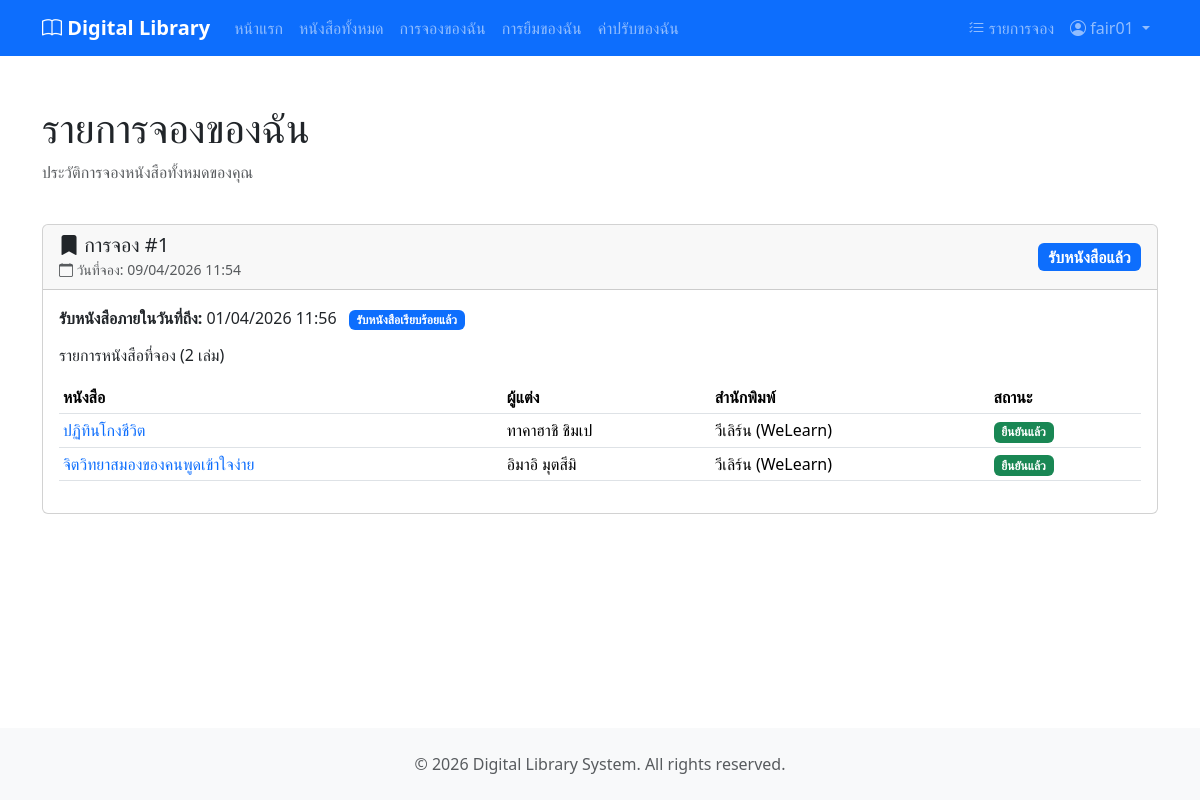
The page /my-holds/ (signed in) on the database as committed earlier.
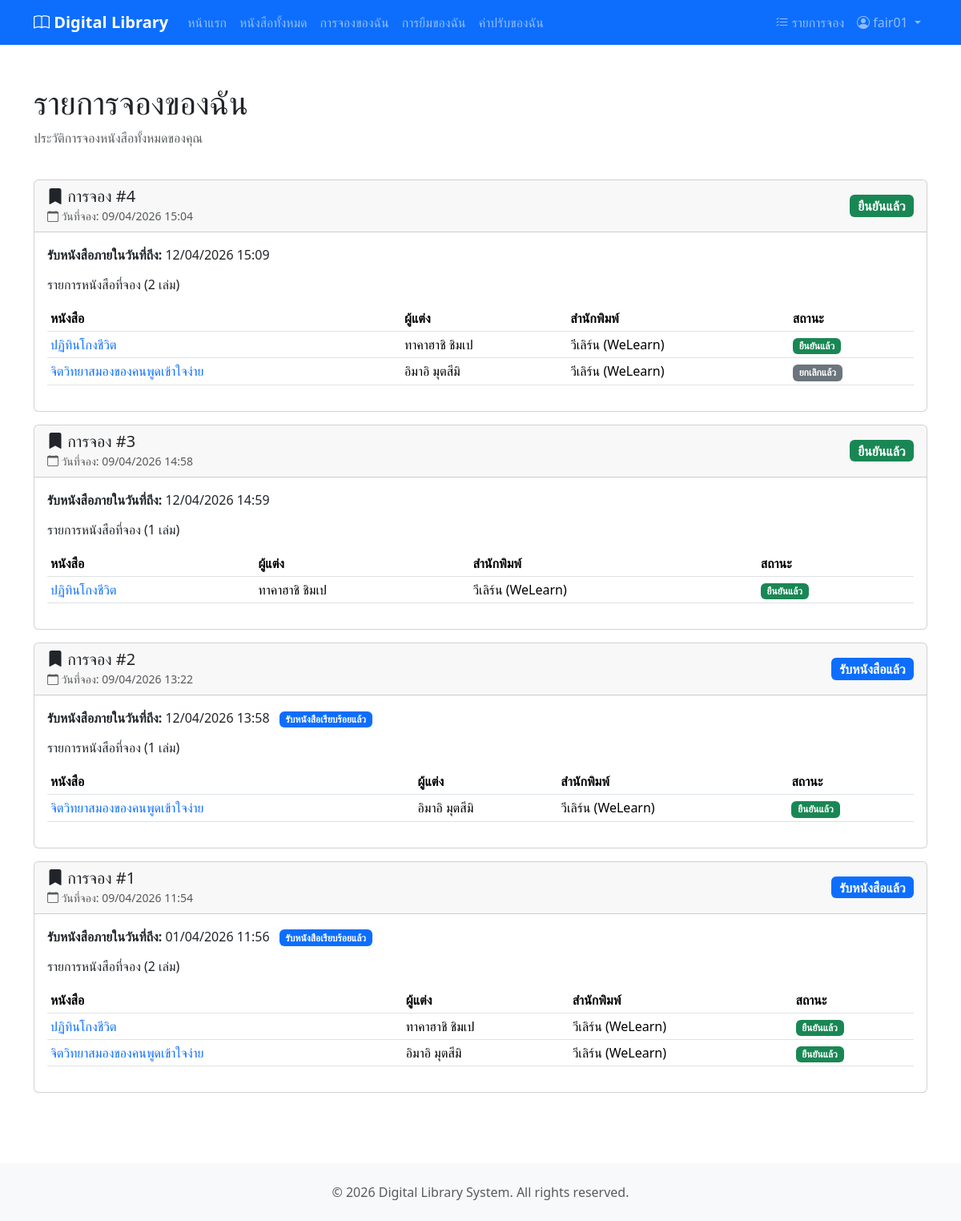
The same page on the database as committed later.
### users/models.py (models this page shows, shortened)
class User(AbstractUser):
    phone_number = models.CharField(max_length=10, null=False, blank=False)
    citizen_id = models.CharField(
    max_length=13,
    unique=True,
    null=False,
    blank=False,
    validators=[
        RegexValidator(
            regex=r'^\d{13}$',
            message='Citizen ID must be exactly 13 digits'
        )
    ])

### holds/models.py (models this page shows, shortened)
class Hold(models.Model):
    STATUS_CHOICES = [
        ('pending', 'รอการยืนยัน'),
        ('confirmed', 'ยืนยันแล้ว'),
        ('completed', 'เสร็จสิ้น'),
        ('expired', 'หมดอายุ'),
        ('cancelled', 'ยกเลิก'),
    ]
    id = models.AutoField(primary_key=True)
    user = models.ForeignKey(settings.AUTH_USER_MODEL, on_delete=models.CASCADE, related_name='holds')
    status = models.CharField(max_length=20, choices=STATUS_CHOICES, default='pending')
    expires_at = models.DateTimeField(null=True, blank=True, help_text='Expiry time for confirmed hold - user must pick up books before this time')
    created_at = models.DateTimeField(auto_now_add=True)
    if TYPE_CHECKING:
        hold_items: Manager[HoldItem]
    class Meta:
        db_table = 'holds'
        verbose_name = 'Hold'
        verbose_name_plural = 'Holds'
        ordering = ['-created_at']
    @property
    def is_expired(self):
        if not self.expires_at:
            return False
        return timezone.now() > self.expires_at
    @property
    def can_be_cancelled_by_user(self):
        return self.status == 'pending'

class HoldItem(models.Model):
    STATUS_CHOICES = [
        ('pending', 'รอการยืนยัน'),
        ('confirmed', 'ยืนยันแล้ว'),
        ('cancelled', 'ยกเลิก'),
    ]
    id = models.AutoField(primary_key=True)
    book = models.ForeignKey(Book, on_delete=models.CASCADE, related_name='hold_items')
    hold = models.ForeignKey(Hold, on_delete=models.CASCADE, related_name='hold_items')
    status = models.CharField(max_length=20, choices=STATUS_CHOICES, default='pending')
    created_at = models.DateTimeField(auto_now_add=True)
    class Meta:
        db_table = 'hold_items'
        verbose_name = 'Hold Item'
        verbose_name_plural = 'Hold Items'
        ordering = ['-created_at']

### books/models.py (models this page shows, shortened)
class Book(models.Model):
    id = models.AutoField(primary_key=True)
    title = models.CharField(max_length=255)
    isbn = models.CharField(
        max_length=13,
        unique=True,
        null=False,
        blank=False,
    )
    description = models.TextField(null=True, blank=True)
    image_url = models.ImageField(
        upload_to="books/covers/",
        max_length=255,
        null=True,
        blank=True,
    )
    total_quantity = models.IntegerField(default=0)
    available_quantity = models.IntegerField(default=0)
    publish_year = models.IntegerField(null=True, blank=True)
    publisher = models.ForeignKey(
        Publisher,
        on_delete=models.SET_NULL,
        null=True,
        blank=True,
        related_name='books',
    )
    authors = models.ManyToManyField(
        Author,
        through="BookAuthor",
        related_name="books",
    )
    categories = models.ManyToManyField(
        Category,
        through="BookCategory",
        related_name="books",
    )
    created_at = models.DateTimeField(auto_now_add=True)
    if TYPE_CHECKING:
        hold_items: Manager[HoldItem]
        hold_items: Manager[HoldItem]
        loan_items: Manager[LoanItem]
    class Meta:
        db_table = "books"
        verbose_name = "Book"
        verbose_name_plural = "Books"
        constraints = [
            models.CheckConstraint(
                check=Q(total_quantity__gte=0),
                name="check_books_total_quantity_gte_0",
            ),
            models.CheckConstraint(
                check=Q(available_quantity__gte=0),
                name="check_books_available_quantity_gte_0",
            ),
            models.CheckConstraint(
                check=Q(publish_year__isnull=True) | Q(publish_year__gte=0),
                name="check_books_publish_year_gte_0_or_null",
            ),
        ]

class Author(models.Model):
    id = models.AutoField(primary_key=True)
    name = models.CharField(max_length=255)
    created_at = models.DateTimeField(auto_now_add=True)
    if TYPE_CHECKING:
        books: Manager["Book"]
    class Meta:
        db_table = "authors"
        verbose_name = "Author"
        verbose_name_plural = "Authors"

class Publisher(models.Model):
    id = models.AutoField(primary_key=True)
    name = models.CharField(max_length=255, unique=True)
    created_at = models.DateTimeField(auto_now_add=True)
    if TYPE_CHECKING:
        books: Manager["Book"]
    class Meta:
        db_table = "publishers"
        verbose_name = "Publisher"
        verbose_name_plural = "Publishers"

### holds/views.py (the view)
# urls.py: path('my-holds/', views.my_holds_view, name='my_holds'),
@login_required
def my_holds_view(request):
    holds = Hold.objects.filter(
        user=request.user
    ).prefetch_related(
        'hold_items__book__authors',
        'hold_items__book__publisher'
    ).order_by('-created_at')
    context = {
        'holds': holds,
    }
    return render(request, 'holds/list.html', context)

### books/cart.py (called while the page is built)
    def count(self):
        return len(self.cart)

### books/context_processors.py (called while the page is built)
def cart_context(request):
    cart = Cart(request)
    return {
        'cart_count': cart.count()
    }

### templates/holds/list.html (shortened to what this page needs)
{% extends "base.html" %}
{% block content %}
    <div class="container mt-4">
        <div class="row mb-4">
            <div class="col">
                <h1>รายการจองของฉัน</h1>
                <p class="text-muted">ประวัติการจองหนังสือทั้งหมดของคุณ</p>
            </div>
        </div>
        {% if holds %}
            <div class="row">
                <div class="col">
                    {% for hold in holds %}
                        <div class="card mb-3">
                            <div class="card-header d-flex justify-content-between align-items-center">
                                <div>
                                    <h5 class="mb-0">
                                        <i class="bi bi-bookmark-fill"></i>
                                        การจอง #{{ hold.id }}
                                    </h5>
                                    <small class="text-muted">
                                        <i class="bi bi-calendar"></i> วันที่จอง: {{ hold.created_at|date:"d/m/Y H:i" }}
                                    </small>
                                </div>
                                <div>
                                    {% if hold.status == 'pending' %}
                                        <span class="badge bg-info fs-6">รอดำเนินการ</span>
                                    {% elif hold.status == 'confirmed' %}
                                        {% if hold.is_expired %}
                                            <span class="badge bg-warning text-dark fs-6">กำลังจะหมดอายุ</span>
                                        {% else %}
                                            <span class="badge bg-success fs-6">ยืนยันแล้ว</span>
                                        {% endif %}
                                    {% elif hold.status == 'completed' %}
                                        <span class="badge bg-primary fs-6">รับหนังสือแล้ว</span>
                                    {% elif hold.status == 'expired' %}
                                        <span class="badge bg-danger fs-6">หมดอายุ (ไม่มารับ)</span>
                                    {% elif hold.status == 'cancelled' %}
                                        <span class="badge bg-secondary fs-6">ยกเลิกแล้ว</span>
                                    {% endif %}
                                </div>
                            </div>
                            <div class="card-body">
                                {% if hold.expires_at %}
                                    <div class="mb-3">
                                        <strong>รับหนังสือภายในวันที่ถีง:</strong>
                                        <span class="{% if hold.status == 'confirmed' and hold.is_expired %}text-danger fw-bold{% endif %}">
                                            {{ hold.expires_at|date:"d/m/Y H:i" }}
                                        </span>
                                        {% if hold.status == 'confirmed' and hold.is_expired %}
                                            <span class="badge bg-danger ms-2">หมดเวลารับหนังสือแล้ว!</span>
                                        {% elif hold.status == 'completed' %}
                                            <span class="badge bg-primary ms-2">รับหนังสือเรียบร้อยแล้ว</span>
                                        {% elif hold.status == 'expired' %}
                                            <span class="badge bg-secondary ms-2">หมดอายุ (ถูกยกเลิก)</span>
                                        {% endif %}
                                    </div>
                                {% endif %}
                                <h6 class="mb-3">รายการหนังสือที่จอง ({{ hold.hold_items.count }} เล่ม)</h6>
                                <div class="table-responsive">
                                    <table class="table table-sm">
                                        <thead>
                                            <tr>
                                                <th>หนังสือ</th>
                                                <th>ผู้แต่ง</th>
                                                <th>สำนักพิมพ์</th>
                                                <th>สถานะ</th>
                                            </tr>
                                        </thead>
                                        <tbody>
                                            {% for item in hold.hold_items.all %}
                                                <tr>
                                                    <td>
                                                        <a href="{% url 'books:book_detail' item.book.id %}"
                                                           class="text-decoration-none">{{ item.book.title }}</a>
                                                    </td>
                                                    <td>
                                                        {% if item.book.authors.all %}
                                                            {% for author in item.book.authors.all %}
                                                                {{ author.name }}
                                                            {% endfor %}
                                                        {% else %}
                                                            -
                                                        {% endif %}
                                                    </td>
                                                    <td>{{ item.book.publisher.name|default:"-" }}</td>
                                                    <td>
                                                        {% if item.status == 'pending' %}
                                                            <span class="badge bg-info">รอดำเนินการ</span>
                                                        {% elif item.status == 'confirmed' %}
                                                            <span class="badge bg-success">ยืนยันแล้ว</span>
                                                        {% elif item.status == 'cancelled' %}
                                                            <span class="badge bg-secondary">ยกเลิกแล้ว</span>
                                                        {% endif %}
                                                    </td>
                                                </tr>
                                            {% endfor %}
                                        </tbody>
                                    </table>
                                </div>
                            </div>
                        </div>
                    {% endfor %}
                </div>
            </div>
        {% else %}
            <div class="alert alert-info">
                <i class="bi bi-info-circle"></i> คุณยังไม่มีประวัติการจองหนังสือ
                <a href="{% url 'books:book_list' %}" class="alert-link">ค้นหาหนังสือเพื่อจอง</a>
            </div>
        {% endif %}
    </div>
{% endblock content %}

### templates/base.html (shortened to what this page needs)
<!DOCTYPE html>
<html lang="th">
    <head>
        <link href="https://cdn.jsdelivr.net/npm/bootstrap@5.3.8/dist/css/bootstrap.min.css"
              rel="stylesheet"
>
        <link rel="stylesheet"
              href="https://cdn.jsdelivr.net/npm/bootstrap-icons@1.10.0/font/bootstrap-icons.css">
    </head>
    <body>
        <nav class="navbar navbar-expand-lg navbar-dark bg-primary">
            <div class="container">
                <a class="navbar-brand" href="{% url 'home' %}">
                    <i class="bi bi-book"></i> Digital Library
                </a>
                <div class="collapse navbar-collapse" id="navbarNav">
                    <ul class="navbar-nav me-auto">
                        <li class="nav-item">
                            <a class="nav-link" href="{% url 'home' %}">หน้าแรก</a>
                        </li>
                        <li class="nav-item">
                            <a class="nav-link" href="{% url 'books:book_list' %}">หนังสือทั้งหมด</a>
                        </li>
                        {% if user.is_authenticated %}
                            <li class="nav-item">
                                <a class="nav-link" href="{% url 'holds:my_holds' %}">การจองของฉัน</a>
                            </li>
                            <li class="nav-item">
                                <a class="nav-link" href="{% url 'loans:my_loans' %}">การยืมของฉัน</a>
                            </li>
                            <li class="nav-item">
                                <a class="nav-link" href="{% url 'fines:my_fines' %}">ค่าปรับของฉัน</a>
                            </li>
                        {% endif %}
                    </ul>
                    <ul class="navbar-nav">
                        {% if user.is_authenticated %}
                            <li class="nav-item">
                                <a class="nav-link position-relative" href="{% url 'books:view_cart' %}">
                                    <i class="bi bi-list-check"></i> รายการจอง
                                </a>
                            </li>
                            <li class="nav-item dropdown">
                                <a class="nav-link dropdown-toggle"
                                   href="#"
                                   id="userDropdown"
                                   role="button"
                                   data-bs-toggle="dropdown">
                                    <i class="bi bi-person-circle"></i> {{ user.username }}
                                </a>
                            </li>
                        {% endif %}
                    </ul>
                </div>
            </div>
        </nav>
        <main class="py-4">
            {% block content %}
            {% endblock content %}
        </main>
        {% include "includes/toast.html" %}
        <footer class="bg-light py-4 mt-5">
            <div class="container text-center text-muted">
                <p class="mb-0">© 2026 Digital Library System. All rights reserved.</p>
            </div>
        </footer>
    </body>
</html>

### templates/includes/toast.html (shortened to what this page needs)
<div class="toast-container position-fixed bottom-0 end-0 p-3">
</div>

### templates/base.html (style rules this page uses)
body { min-height: 100vh; display: flex; flex-direction: column; }
.navbar-brand { font-weight: bold; }
main { flex: 1; }
footer { margin-top: auto; }

Rows that differ between the two databases and show on the page:
added Hold: id "4", created_at "09/04/2026 15:04", status "ยืนยันแล้ว", expires_at "12/04/2026 15:09", hold_items.count "2", Author (name "ทาคาฮาชิ ชิมเป"), Author (name "อิมาอิ มุตสึมิ")
added HoldItem: book "ปฏิทินโกงชีวิต", book.publisher.name "วีเลิร์น (WeLearn)", status "ยืนยันแล้ว", Author (name "ทาคาฮาชิ ชิมเป"), shown under "4"
added HoldItem: book "จิตวิทยาสมองของคนพูดเข้าใจง่าย", book.publisher.name "วีเลิร์น (WeLearn)", status "ยกเลิกแล้ว", Author (name "อิมาอิ มุตสึมิ"), shown under "4"
added Hold: id "3", created_at "09/04/2026 14:58", status "ยืนยันแล้ว", expires_at "12/04/2026 14:59", hold_items.count "1", Author (name "ทาคาฮาชิ ชิมเป")
added HoldItem: book "ปฏิทินโกงชีวิต", book.publisher.name "วีเลิร์น (WeLearn)", status "ยืนยันแล้ว", Author (name "ทาคาฮาชิ ชิมเป"), shown under "3"
added Hold: id "2", created_at "09/04/2026 13:22", status "รับหนังสือแล้ว", expires_at "12/04/2026 13:58", hold_items.count "1", Author (name "อิมาอิ มุตสึมิ")
added HoldItem: book "จิตวิทยาสมองของคนพูดเข้าใจง่าย", book.publisher.name "วีเลิร์น (WeLearn)", status "ยืนยันแล้ว", Author (name "อิมาอิ มุตสึมิ"), shown under "2"
